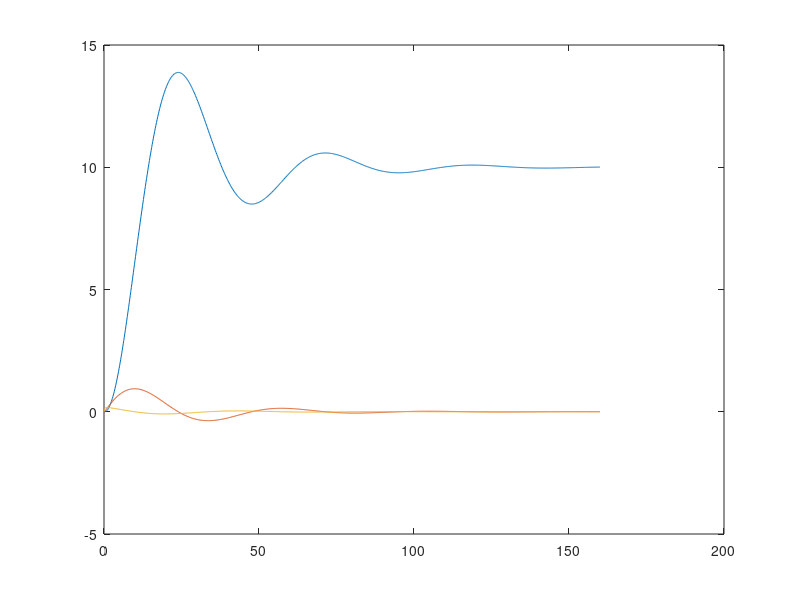

Here is the MATLAB script that generated this plot:
a0=1;
a1=4.4;
a2=53.2;
a3=12;
u=10;
X0 = [0; 0; 0];

z1 = (-a0/a3);
z2 = (-a1/a3);
z3 = (-a2/a3);
z4 = (1/a3);

A=[0 1 0; 0 0 1; z1 z2 z3];
B=[0;0;z4];
E = eye(3);
h=0.2;
t=0;
X = (A*X0+B*u)*h+X0;
while t<=160
    X_next=X+h*((3/2)*(A*X+B*u)-(1/2)*(A*X0+B*u))
    X0=X;
    X=X_next;
    t=t+h;
end

X0 = [0; 0; 0];

f=A*X0+B*u;
while t<=160
    f=A*X0+B*u;
    l1=f;
    l2=A*(X0+l1*h/2)+B*u;
    l3=A*(X0+l2*h/2)+B*u;
    l4=A*(X0+l3*h)+B*u;
    X_res = X0 + h*(l1+2*l2+2*l3+l4)/6
    X0=X_res;
    t=t+h;
end


from = 0;
to = 160;

X0 = [0; 0; 0];

[T, X] = ode45(@(t,x) A*x + B*u, [from to], X0);
plot(T, X)